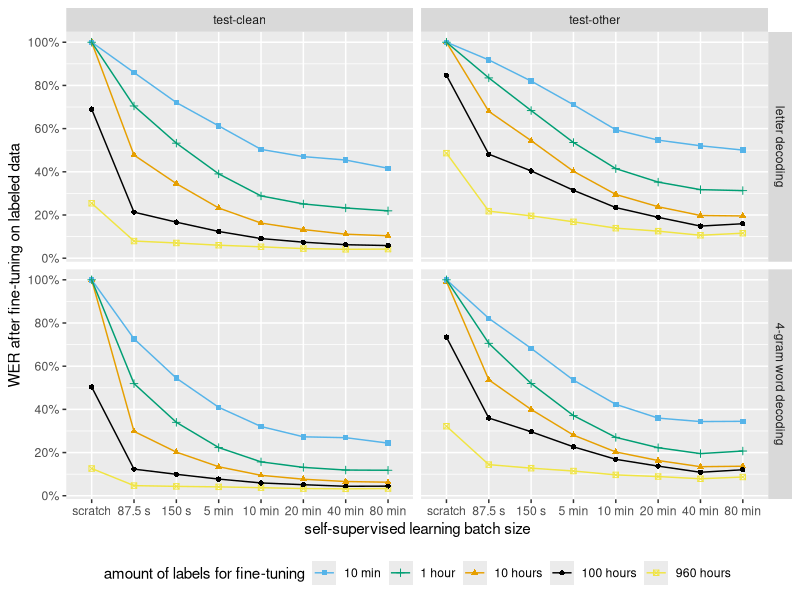
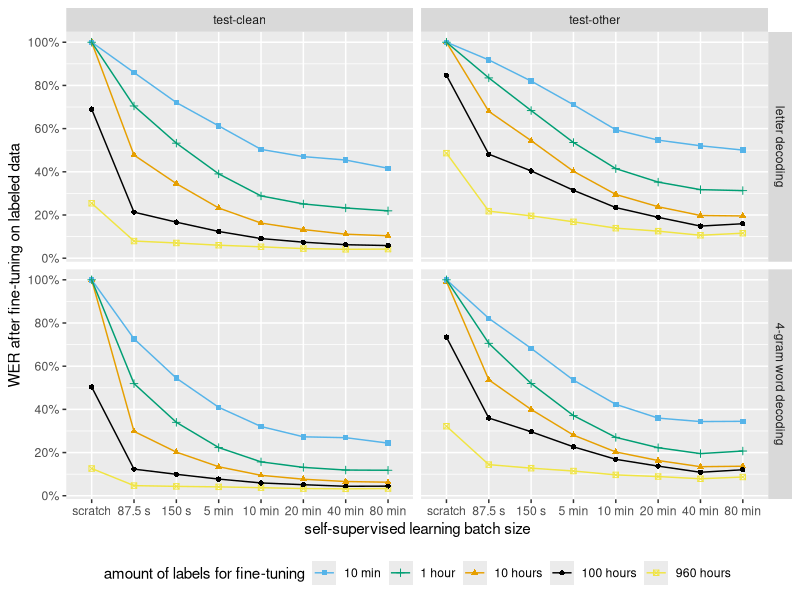

R code for these plots, in order:
# install the tidyverse
library(tidyverse)
library(patchwork)
library(scales)
library(ggthemes)
library(egg)

# read data
df = read.csv('ft_asr_lm.csv')

# process data

# only use test set results
df = subset(df, !(eval_dataset %in% c('dev-clean', 'dev-other')))

# change lm true/false to label for facet grid
df$lm = as.logical(df$lm)
df = df %>%
  mutate(lm = ifelse(lm == FALSE, 'letter decoding', '4-gram word decoding'))

# clip WER values to 1 and make percentages
df <- df %>%
  mutate(value = pmax(0, pmin(1, value)),  # Clip values between 0 and 1
         value = value * 100)              # Multiply values by 100

# change order of rows in facet grid
df$lm = factor(df$lm, levels = c("letter decoding", "4-gram word decoding"))

# x-axis for all graphs
x_axis = scale_x_discrete(
  name='self-supervised learning batch size',
  limits=c('scratch','0gpu', '1gpu', '2gpu', '4gpu', '8gpu', '16gpu', '32gpu'),
  labels=c('scratch', '87.5 s', '150 s', '5 min', '10 min', '20 min', '40 min', '80 min')
)

# legend for graphs
legend_breaks <- c(
  "ls10m", "ls1h", "ls10h", "ls100h", 'ls960h'
)
legend_labels = c('10 min', '1 hour', '10 hours', '100 hours', '960 hours')


# plot
g = (
  ggplot(df)
  + aes(
    batch.size, 
    value, 
    color=ft_dataset,
    shape=ft_dataset,
    group=ft_dataset
  )
  + geom_point()
  + geom_line()
  + x_axis
  + scale_y_continuous(name='WER after fine-tuning on labeled data',
                       labels = scales::percent_format(scale = 1),
                       breaks = seq(0, 100, by = 20))
  + scale_colour_colorblind(
    name='amount of labels for fine-tuning',
    breaks=legend_breaks,
    labels=legend_labels,
  )
  + scale_shape(
    name='amount of labels for fine-tuning',
    breaks=legend_breaks, 
    labels=legend_labels, 
  )
)

# change order of 
g = (
  g
  + facet_grid(rows = vars(lm), cols = vars(eval_dataset)) 
  + theme(legend.position = "bottom")
)


g

ggsave(
  file="ft_plot_a4.pdf",
  plot=g,
  device = cairo_pdf,
  width = 210,
  height = 297/2-10,
  units = "mm"
)
